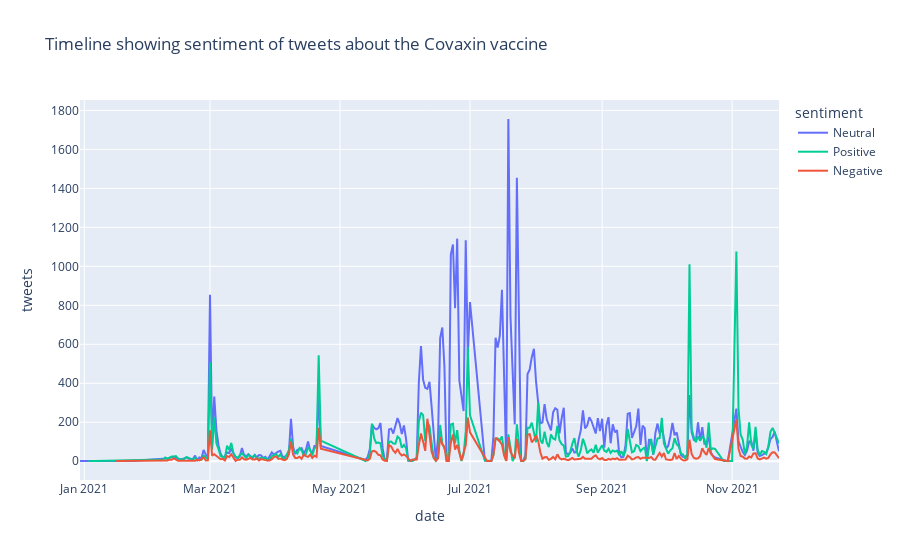

Here is the notebook cell this chart was saved with:
### Markdown cell above
#### Covaxin

### Code cell
def filtered_timeline(df, vax, title):
    df = df.dropna()
    title_str = 'Timeline showing sentiment of tweets about the '+title+' vaccine'
    vac_tweets = df_tweets[df_tweets['clean_text'].str.contains(vax, case=False, na=False)]
    
    timeline = vac_tweets.groupby(['date', 'sentiment']).agg(**{'tweets': ('id', 'count')}).reset_index()
    fig = px.line(timeline, x='date', y='tweets', color='sentiment', color_discrete_map={'Positive': '#00CC96', 'Negative': '#EF553B', 'Neutral': '#636EFA'},title=title_str)

    fig.show()
    return vac_tweets

covaxin = filtered_timeline(df_tweets, 'covaxin', title='Covaxin')

### Figure 1 — Plotly figure (JSON) as saved in the notebook; plotly's stock layout.template omitted (floating-point values rounded to 4 significant figures; data arrays with more than 128 entries replaced by an {"elided": "..."} marker saying what was removed)
{"data": [{"hovertemplate": "sentiment=Neutral<br>date=%{x}<br>tweets=%{y}<extra></extra>", "legendgroup": "Neutral", "line": {"color": "#636EFA", "dash": "solid"}, "marker": {"symbol": "circle"}, "mode": "lines", "name": "Neutral", "orientation": "v", "showlegend": true, "type": "scatter", "x": {"elided": "261 str values"}, "xaxis": "x", "y": {"elided": "261 int values"}, "yaxis": "y"}, {"hovertemplate": "sentiment=Positive<br>date=%{x}<br>tweets=%{y}<extra></extra>", "legendgroup": "Positive", "line": {"color": "#00CC96", "dash": "solid"}, "marker": {"symbol": "circle"}, "mode": "lines", "name": "Positive", "orientation": "v", "showlegend": true, "type": "scatter", "x": {"elided": "260 str values"}, "xaxis": "x", "y": {"elided": "260 int values"}, "yaxis": "y"}, {"hovertemplate": "sentiment=Negative<br>date=%{x}<br>tweets=%{y}<extra></extra>", "legendgroup": "Negative", "line": {"color": "#EF553B", "dash": "solid"}, "marker": {"symbol": "circle"}, "mode": "lines", "name": "Negative", "orientation": "v", "showlegend": true, "type": "scatter", "x": {"elided": "249 str values"}, "xaxis": "x", "y": {"elided": "249 int values"}, "yaxis": "y"}], "layout": {"legend": {"title": {"text": "sentiment"}, "tracegroupgap": 0}, "title": {"text": "Timeline showing sentiment of tweets about the Covaxin vaccine"}, "xaxis": {"anchor": "y", "domain": [0, 1], "title": {"text": "date"}}, "yaxis": {"anchor": "x", "domain": [0, 1], "title": {"text": "tweets"}}}}
